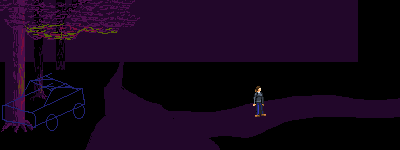

Rendered tile map (Tiled .tmx) drawn with the repository's tilesets; below, a short description and the full map source, tile grids included:
An orthogonal 1x1 tile map with 400x150 px tiles, 1 tile layer (bg) and 2 objects.

<map version="2017.05.26" orientation="orthogonal" renderorder="right-down" width="1" height="1" tilewidth="400" tileheight="150" nextobjectid="4">
 <tileset firstgid="1" name="crash" tilewidth="400" tileheight="150" tilecount="1" columns="1">
  <image source="../images/crash.png" width="400" height="150" />
 </tileset>
 <layer name="bg" width="1" height="1">
  <data encoding="csv">
1
</data>
 </layer>
 <objectgroup name="walk">
  <object id="2" x="36" y="136.5">
   <polyline points="0,0 30.5,0 51,-7 70.5,-23 120,-25 168,-12.5 207.5,-13 262,-29.5 314,-30.5 363,-26.5" />
  </object>
  <object id="3" x="112.5" y="63">
   <polyline points="0,0 21.5,19.5 7,32.5 30.5,72.5" />
  </object>
 </objectgroup>
</map>